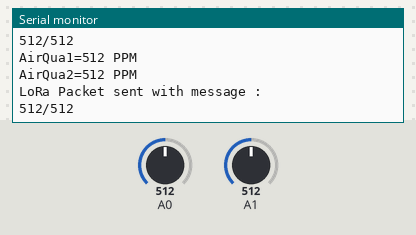
Bench run of a sketch on a simulated Arduino Uno, built with avr-gcc and run on an emulated ATmega328P. Parts: the last lines printed to the serial monitor. Inputs (shaded band) come from the test bench; at power-on: A0 = 512, A1 = 512. No radio packets arrive unless stated.

Above: at 1.3 s.
1.4 s: A0 set to 984
At 2.09 s:
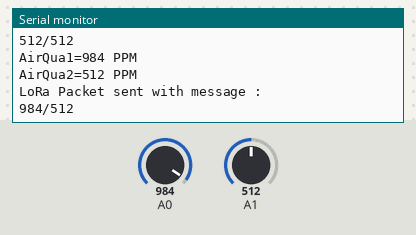
2.9 s: A0 set to 1007
At 3.77 s:
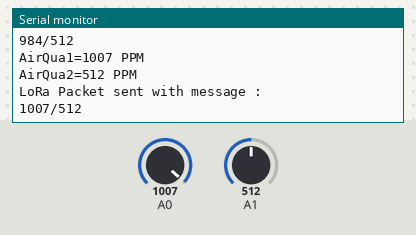
Timing chart, 0 to 5.9 s (numbered marks = the images above; inputs shaded):
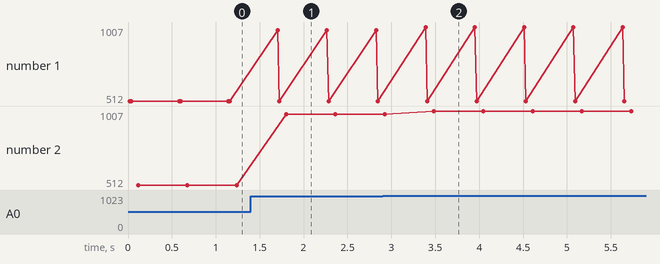

Measured:
- after the input at 1.4 s, the serial monitor: prints a new line after 0.31 s (image 1)
- after the input at 2.9 s, the serial monitor: prints a new line after 0.49 s (image 2)
- plotted number 2: 512 → 984 after the input at 1.4 s, 984 → 1007 after the input at 2.9 s

The sketch:

SIH_TX.ino
```cpp
#include <SPI.h>
#include <LoRa.h>

int sensorValue1;
int sensorValue2;

String LoRaMessage = "";

void setup() {
  Serial.begin(9600);

  while (!Serial);
  Serial.println("LoRa Sender");
  if (!LoRa.begin(433E6)) { // or 915E6, the MHz speed of yout module
    Serial.println("Starting LoRa failed!");
    while (1);
  }
}

void loop() {

  sensorValue1 = analogRead(0);       //   read analog input pin 0
  sensorValue2 = analogRead(1);       //   read analog input pin 0
  Serial.print("AirQua1=");
  Serial.print(sensorValue1,   DEC);               // prints the value read
  Serial.println(" PPM");
  Serial.print("AirQua2=");
  Serial.print(sensorValue2,   DEC);               // prints the value read
  Serial.println(" PPM");

  LoRaMessage = String(sensorValue1) + "/" + String(sensorValue2) ;
  LoRa.beginPacket();
  LoRa.print(LoRaMessage);
  LoRa.endPacket();

  Serial.println("LoRa Packet sent with message :");
  Serial.println(LoRaMessage);
  Serial.println("");
  delay(500);
}
```
